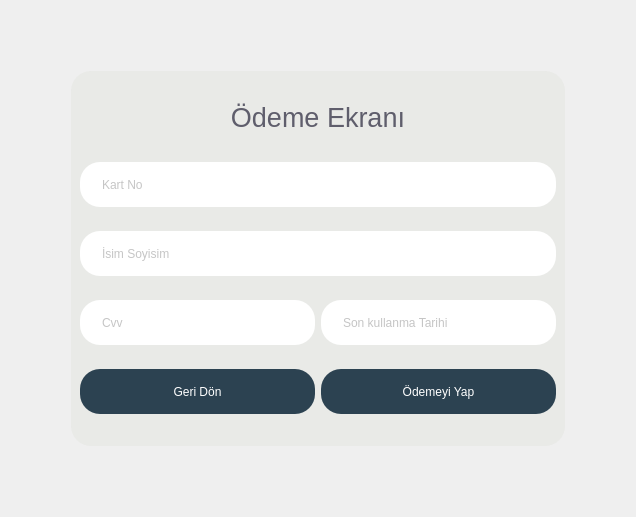
<?xml version="1.0" encoding="UTF-8"?>
<ui version="4.0">
 <class>Form</class>
 <widget class="QWidget" name="Form">
  <property name="geometry">
   <rect>
    <x>0</x>
    <y>0</y>
    <width>636</width>
    <height>517</height>
   </rect>
  </property>
  <property name="windowTitle">
   <string>Form</string>
  </property>
  <layout class="QGridLayout" name="gridLayout">
   <item row="1" column="0">
    <widget class="QFrame" name="frame">
     <property name="layoutDirection">
      <enum>Qt::LeftToRight</enum>
     </property>
     <property name="styleSheet">
      <string notr="true">QFrame#frame{
	margin: 60px;
	border-radius: 20px;
	background-color: rgba(225, 228, 221, 120);
}

QLineEdit{
	min-height: 45px;
	border-radius: 20px;
	background-color: #FFFFFF;
	padding-left: 20px;
	color: rgb(140, 140, 140);
}

QLineEdit:hover{
	border: 2px solid rgb(139, 142, 139);
}

QPushButton{
	min-height: 45px;
	border-radius: 20px;
	background-color: rgb(44, 66, 81);
	color: #FFFFFF;
}

QPushButton:hover{
	border: 2px solid rgb(255, 255, 255);
}

QCheckBox{
	font-size: 10px;
	color: #FFFFFF;
}

QLabel{
	color: rgb(95, 94, 108);
}


</string>
     </property>
     <property name="frameShape">
      <enum>QFrame::NoFrame</enum>
     </property>
     <property name="frameShadow">
      <enum>QFrame::Raised</enum>
     </property>
     <layout class="QVBoxLayout" name="verticalLayout">
      <item>
       <widget class="QLabel" name="label_2">
        <property name="maximumSize">
         <size>
          <width>16777215</width>
          <height>40</height>
         </size>
        </property>
        <property name="text">
         <string>&lt;html&gt;&lt;head/&gt;&lt;body&gt;&lt;p&gt;&lt;span style=&quot; font-size:20pt;&quot;&gt;Ödeme Ekranı&lt;/span&gt;&lt;/p&gt;&lt;/body&gt;&lt;/html&gt;</string>
        </property>
        <property name="alignment">
         <set>Qt::AlignCenter</set>
        </property>
       </widget>
      </item>
      <item>
       <widget class="QLineEdit" name="lineEdit">
        <property name="text">
         <string/>
        </property>
        <property name="placeholderText">
         <string>Kart No</string>
        </property>
       </widget>
      </item>
      <item>
       <widget class="QLineEdit" name="lineEdit_4">
        <property name="text">
         <string/>
        </property>
        <property name="placeholderText">
         <string>İsim Soyisim</string>
        </property>
       </widget>
      </item>
      <item>
       <layout class="QGridLayout" name="gridLayout_2">
        <item row="0" column="0">
         <widget class="QLineEdit" name="cvv">
          <property name="maximumSize">
           <size>
            <width>400</width>
            <height>16777215</height>
           </size>
          </property>
          <property name="text">
           <string/>
          </property>
          <property name="placeholderText">
           <string>Cvv</string>
          </property>
         </widget>
        </item>
        <item row="0" column="1">
         <widget class="QLineEdit" name="skt">
          <property name="text">
           <string/>
          </property>
          <property name="placeholderText">
           <string>Son kullanma Tarihi</string>
          </property>
         </widget>
        </item>
       </layout>
      </item>
      <item>
       <layout class="QHBoxLayout" name="horizontalLayout">
        <item>
         <widget class="QPushButton" name="exit_button">
          <property name="maximumSize">
           <size>
            <width>400</width>
            <height>16777215</height>
           </size>
          </property>
          <property name="text">
           <string>Geri Dön</string>
          </property>
         </widget>
        </item>
        <item>
         <widget class="QPushButton" name="pushButton">
          <property name="text">
           <string>Ödemeyi Yap</string>
          </property>
         </widget>
        </item>
       </layout>
      </item>
     </layout>
    </widget>
   </item>
  </layout>
 </widget>
 <resources/>
 <connections/>
</ui>
